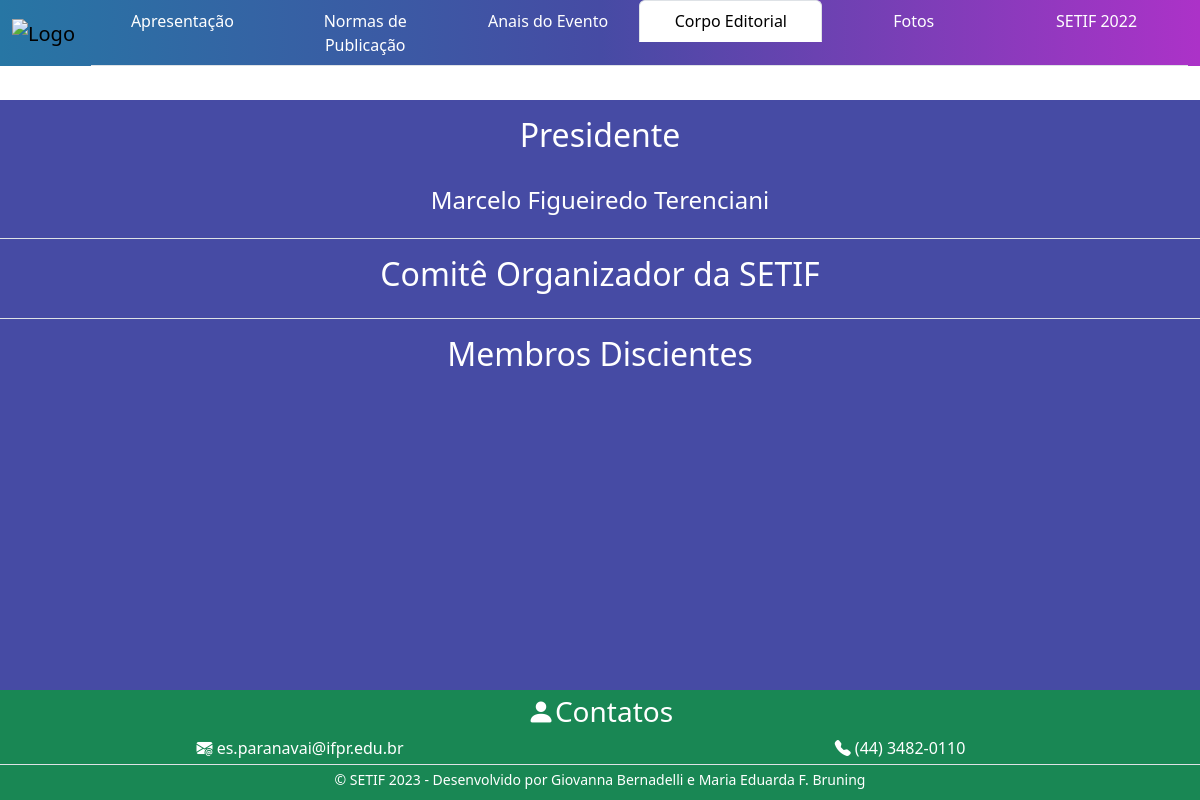
Page /2023/corpoEditorial.php on the earlier database version.
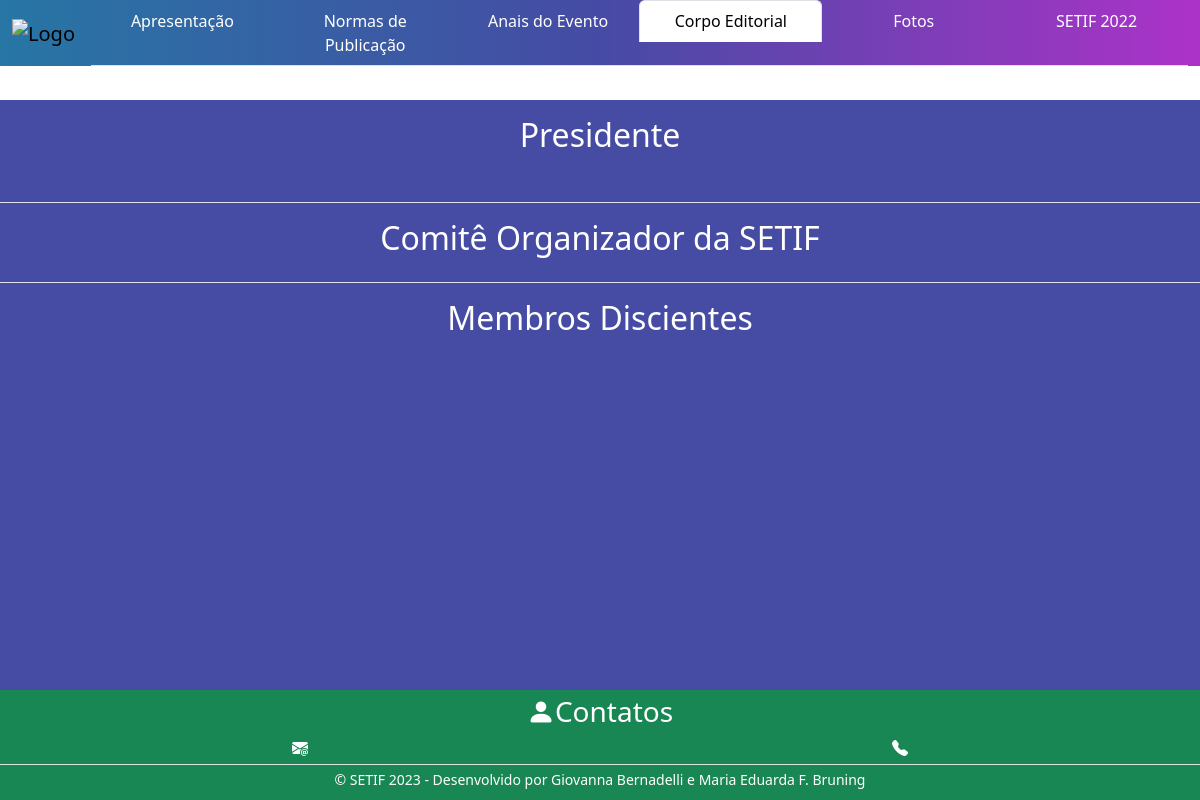
Same page on the later database version.
### tables this page shows
CREATE TABLE `tb_corpo_editorial` (
  `id_corpo_editorial` int(11) NOT NULL,
  `nome` text NOT NULL,
  `funcao` text NOT NULL,
  `ano` int(11) NOT NULL
);

CREATE TABLE `tb_institucional` (
  `id_institucional` int(11) NOT NULL,
  `texto_sobre` text NOT NULL,
  `programacao` text NOT NULL,
  `localizacao` text NOT NULL,
  `email` varchar(100) NOT NULL,
  `telefone` varchar(15) NOT NULL,
  `data_atualizacao` date NOT NULL,
  `ano` int(11) NOT NULL
);

### admin/controller/CorpoEditorialController.class.php (called while the page is built)
<?php
	include_once LIB_DAO.DS.'DaoCorpoEditorial.class.php';
  	class CorpoEditorialController{
		public function getCorpoEditorialPorAno($ano){
			try {
				$daoCorpoEditorial = new DaoCorpoEditorial();
				return $daoCorpoEditorial->getCorpoEditorialPorAno($ano);
			} catch (Exception $e) {
				print "Ocorreu um erro ao tentar executar esta ação, foi gerado um LOG do mesmo, tente novamente mais tarde.";
			}
		}
	}
?>

### admin/includes/ConexaoExemplo.class.php (called while the page is built, shortened)
<?php
	class Conexao
	{
	    protected static $instancia;
	    private function __construct()
	    {
	        $db_host = "localhost";
	        $db_nome = "bd_setif";
	        $db_usuario = "root";
	        $db_senha = "";
	        $db_driver = "mysql";
	        $sistema_titulo = "Semana da Tecnologia da Informação do IFPR Campus Paranavaí (SETIF)";
	        $sistema_email = "setif.paranavai@gmail.com";
	        try
	        {
	            self::$instancia = new PDO("$db_driver:host=$db_host; dbname=$db_nome; charset=utf8", $db_usuario, $db_senha);
	            self::$instancia->setAttribute(PDO::ATTR_ERRMODE, PDO::ERRMODE_EXCEPTION);
	            self::$instancia->exec('SET NAMES utf8');
	        }
	        catch (PDOException $e)
	        {
	        	print($e->getMessage());
	            mail($sistema_email, "PDOException em $sistema_titulo", $e->getMessage());
	            die("Connection Error: " . $e->getMessage());
	        }
	    }
	    public static function getInstancia()
	    {
	        return self::$instancia;
	    }
	}
?>

### admin/dao/DaoCorpoEditorial.class.php (called while the page is built, shortened)
<?php
include_once LIB_MODEL . DS . 'CorpoEditorial.class.php';
class DaoCorpoEditorial
{
	public function getCorpoEditorialPorAno($ano)
	{
		try {
			$sql = "SELECT * FROM tb_corpo_editorial WHERE ano=:ano ORDER BY nome ASC";
			$sqlPreparada = Conexao::getInstancia()->prepare($sql);
			$sqlPreparada->bindValue(":ano", $ano);
			$sqlPreparada->execute();
			$membrosBD = $sqlPreparada->fetchAll(PDO::FETCH_ASSOC);
			$membros = array();
			foreach ($membrosBD as $membro):
				$membros[] = $this->populaCorpoEditorial($membro);
			endforeach;
			return $membros;
		} catch (Exception $e) {
			print "Ocorreu um erro ao tentar executar esta ação, foi gerado um LOG do mesmo, tente novamente mais tarde.";
		}
	}
	private function populaCorpoEditorial($row)
	{
		$corpoEditorial = new CorpoEditorial();
		$corpoEditorial->setIdCorpoEditorial($row['id_corpo_editorial']);
		$corpoEditorial->setNome($row['nome']);
		$corpoEditorial->setFuncao($row['funcao']);
		$corpoEditorial->setAno($row['ano']);
		return $corpoEditorial;
	}
}
?>

### admin/model/CorpoEditorial.class.php (called while the page is built, shortened)
<?php
class CorpoEditorial
{
    private $nome;
    public function getNome()
    {
        return $this->nome;
    }
    public function setNome($nome)
    {
        $this->nome = $nome;
    }
}
?>

### admin/controller/IndexController.class.php (called while the page is built)
<?php
	include_once LIB_DAO.DS.'DaoInstitucional.class.php';
  	class IndexController {
		public function getDadosPaginaInstitucional($ano){
			try {
				$daoInstitucional = new DaoInstitucional();
				return $daoInstitucional->getDadosPaginaInstitucional($ano);
			} catch (Exception $e) {
				print "Ocorreu um erro ao tentar executar esta ação, foi gerado um LOG do mesmo, tente novamente mais tarde.";
			}
		}
	}
?>

### admin/dao/DaoInstitucional.class.php (called while the page is built, shortened)
<?php
include_once LIB_MODEL . DS . 'Institucional.class.php';
class DaoInstitucional
{
	public function getDadosPaginaInstitucional($ano)
	{
		try {
			$sql = "SELECT * FROM tb_institucional WHERE ano=:ano ORDER BY data_atualizacao DESC LIMIT 1";
			$sqlPreparada = Conexao::getInstancia()->prepare($sql);
			$sqlPreparada->bindValue(":ano", $ano);
			$resultado = $sqlPreparada->execute();
			return $this->populaInstitucional($sqlPreparada->fetch(PDO::FETCH_ASSOC));
		} catch (Exception $e) {
			print "Ocorreu um erro ao tentar executar esta ação, foi gerado um LOG do mesmo, tente novamente mais tarde.";
		}
	}
	private function populaInstitucional($row)
	{
		$institucional = new Institucional();
		$institucional->setIdInstitucional($row['id_institucional']);
		$institucional->setTextoSobre($row['texto_sobre']);
		$institucional->setProgramacao($row['programacao']);
		$institucional->setLocalizacao($row['localizacao']);
		$institucional->setEmail($row['email']);
		$institucional->setTelefone($row['telefone']);
		$institucional->setDataAtualizacao($row['data_atualizacao']);
		$institucional->setAno($row['ano']);
		return $institucional;
	}
}
?>

### admin/model/Institucional.class.php (called while the page is built, shortened)
<?php
class Institucional
{
    private $email;
    private $telefone;
    public function getEmail()
    {
        return $this->email;
    }
    public function setEmail($email)
    {
        $this->email = $email;
    }
    public function getTelefone()
    {
        return $this->telefone;
    }
    public function setTelefone($telefone)
    {
        $this->telefone = $telefone;
    }
}
?>

### 2023/corpoEditorial.php (the view, shortened to what this page needs)
<?php
    include_once LIB_CONTROLLER . DS . 'CorpoEditorialController.class.php';
    $controller = new CorpoEditorialController();
    $membros = $controller->getCorpoEditorialPorAno(2023);
    foreach ($membros as $membro) {
        if($membro->getFuncao() == CorpoEditorial::FUNCAO_PRESIDENTE){
            $presidente = $membro->getNome();
            break;
        }
    }
?>
<!DOCTYPE html>
<html lang="pt-BR">
<head>
    <?php include_once LIB_INCLUDES_2023 . DS . 'metadados.php' ?>
</head>
<body>
    <?php include_once LIB_INCLUDES_2023 . DS . 'navbar.php' ?>
    <main class="container-fluid background-roxo text-center text-white principal">
        <div class="row border-bottom">
            <div class="col-12">
                <h2 class="py-3">
                    Presidente
                </h2>
                <p class="py-1 fs-4"><?= $presidente ?></p>
            </div>
        </div>
        <div class="row border-bottom">
            <div class="col-12">
                <h2 class="py-3">
                    Comitê Organizador da SETIF
                </h2>
            </div>
        </div>
        <div class="row">
            <div class="col-12">
                <h2 class="py-3">
                    Membros Discientes
                </h2>
            </div>
        </div>
    </main>
    <?php include_once LIB_INCLUDES_2023 . DS . 'rodape.php' ?>
</body>
</html>

### 2023/includes/metadados.php (shortened to what this page needs)
<link href="includes/estilo.css" rel="stylesheet">
<link href="bibliotecas/bootstrap-5.3.0/css/bootstrap.css" rel="stylesheet">
<link rel="stylesheet" href="bibliotecas/bootstrap-icons-1.10.5/font/bootstrap-icons.css">

### 2023/includes/navbar.php (shortened to what this page needs)
<?php
$paginas = array(
    array("index.php", "Apresentação"),
    array("normasPublicacao.php", "Normas de Publicação"),
    array("../anais/", "Anais do Evento"),
    array("corpoEditorial.php", "Corpo Editorial"),
    array("../fotos/", "Fotos"),
    array("../2022/", "SETIF 2022"),
);
$url = explode("/", $_SERVER['REQUEST_URI']);
$paginaAtual = end($url);
?>
<nav class="navbar navbar-expand-lg fixed-top gradiente-navbar p-0">
    <div class="container-fluid">
        <a class="navbar-brand p-0" href="index.php">
            <img src="imagens/logoNav.png" alt="Logo" class="img-fluid" style="height: 100px;">
        </a>
        <div class="collapse navbar-collapse" id="navbarToggler">
            <ul class="nav nav-tabs justify-content-between w-100">
                <?php
                foreach ($paginas as $pagina) {
                    ?>
                <li class="nav-item col-6 col-sm-3 col-md-2 text-center">
                    <a class="nav-link-personalizado nav-link <?php if ($pagina[0] == $paginaAtual)
                            echo "active";
                        else
                            echo "text-white"; ?>" aria-current="page" href="<?= $pagina[0] ?>">
                        <?= $pagina[1] ?>
                    </a>
                </li>
                <?php
                }
                ?>
            </ul>
        </div>
    </div>
</nav>

### 2023/includes/rodape.php (shortened to what this page needs)
<?php
include_once LIB_CONTROLLER . DS . 'IndexController.class.php';
$controller = new IndexController();
$dados = $controller->getDadosPaginaInstitucional(2023);
?>
<footer class="container-fluid bg-success text-white text-center rodape">
    <div class="row">
        <div class="col-12 fs-3">
            <i class="bi bi-person-fill py-1 "></i>Contatos
        </div>
    </div>
    <div class="row border-bottom py-1 fs-6">
        <div class="col-12 col-sm-6">
            <i class="bi bi-envelope-at-fill"></i>
            <?= $dados->getEmail() ?>
        </div>
        <div class="col-12 col-sm-6">
            <i class="bi bi-telephone-fill"></i>
            <?= $dados->getTelefone() ?>
        </div>
    </div>
    <p class="small py-1 m-0">© SETIF 2023 - Desenvolvido por Giovanna Bernadelli e Maria Eduarda F. Bruning </p>
</footer>

### 2023/includes/estilo.css (style rules this page uses)
.gradiente-navbar { background-image: linear-gradient(to right, #2776A4, #464BA4, #AC32C8); }
.principal { margin-top: 100px; min-height: calc(100vh - 210px); }
.rodape { min-height: 110px; }
.background-roxo { background-color: #464BA4; }

Differences in the rows shown:
removed tb_corpo_editorial: nome "Marcelo Figueiredo Terenciani"
removed tb_institucional: email "es.paranavai@ifpr.edu.br", telefone "(44) 3482-0110"
